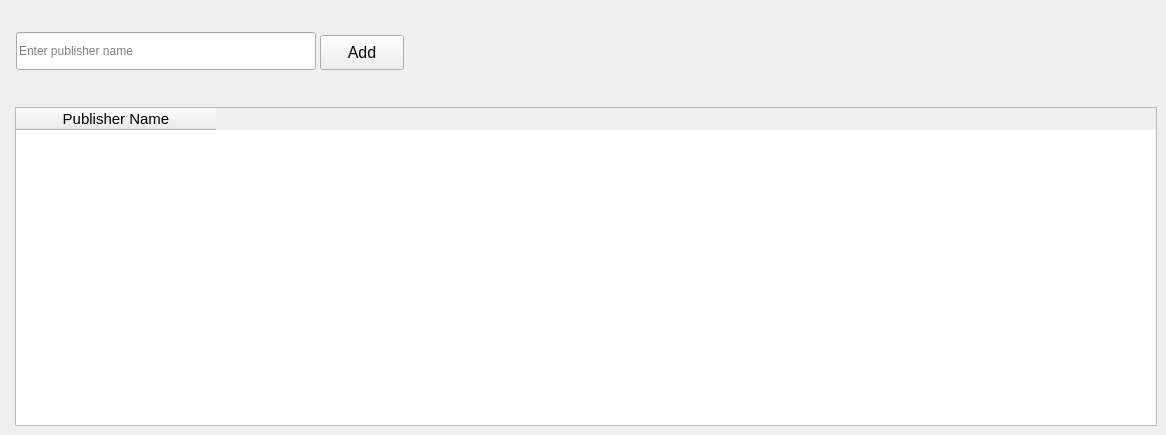
      <widget class="QWidget" name="tab_11">
       <attribute name="title">
        <string>Publisher</string>
       </attribute>
       <widget class="QPushButton" name="addPub_btn">
        <property name="geometry">
         <rect>
          <x>320</x>
          <y>35</y>
          <width>84</width>
          <height>35</height>
         </rect>
        </property>
        <property name="font">
         <font>
          <family>Segoe UI</family>
          <pointsize>12</pointsize>
         </font>
        </property>
        <property name="text">
         <string>Add</string>
        </property>
       </widget>
       <widget class="QTableWidget" name="pub_tableWidget">
        <property name="geometry">
         <rect>
          <x>15</x>
          <y>107</y>
          <width>1142</width>
          <height>319</height>
         </rect>
        </property>
        <property name="font">
         <font>
          <pointsize>11</pointsize>
         </font>
        </property>
        <attribute name="horizontalHeaderDefaultSectionSize">
         <number>200</number>
        </attribute>
        <column>
         <property name="text">
          <string>Publisher Name</string>
         </property>
        </column>
       </widget>
       <widget class="QLineEdit" name="pubName_LEdit">
        <property name="geometry">
         <rect>
          <x>16</x>
          <y>32</y>
          <width>300</width>
          <height>38</height>
         </rect>
        </property>
        <property name="font">
         <font>
          <family>Segoe UI</family>
         </font>
        </property>
        <property name="text">
         <string/>
        </property>
        <property name="placeholderText">
         <string>Enter publisher name</string>
        </property>
       </widget>
      </widget>
